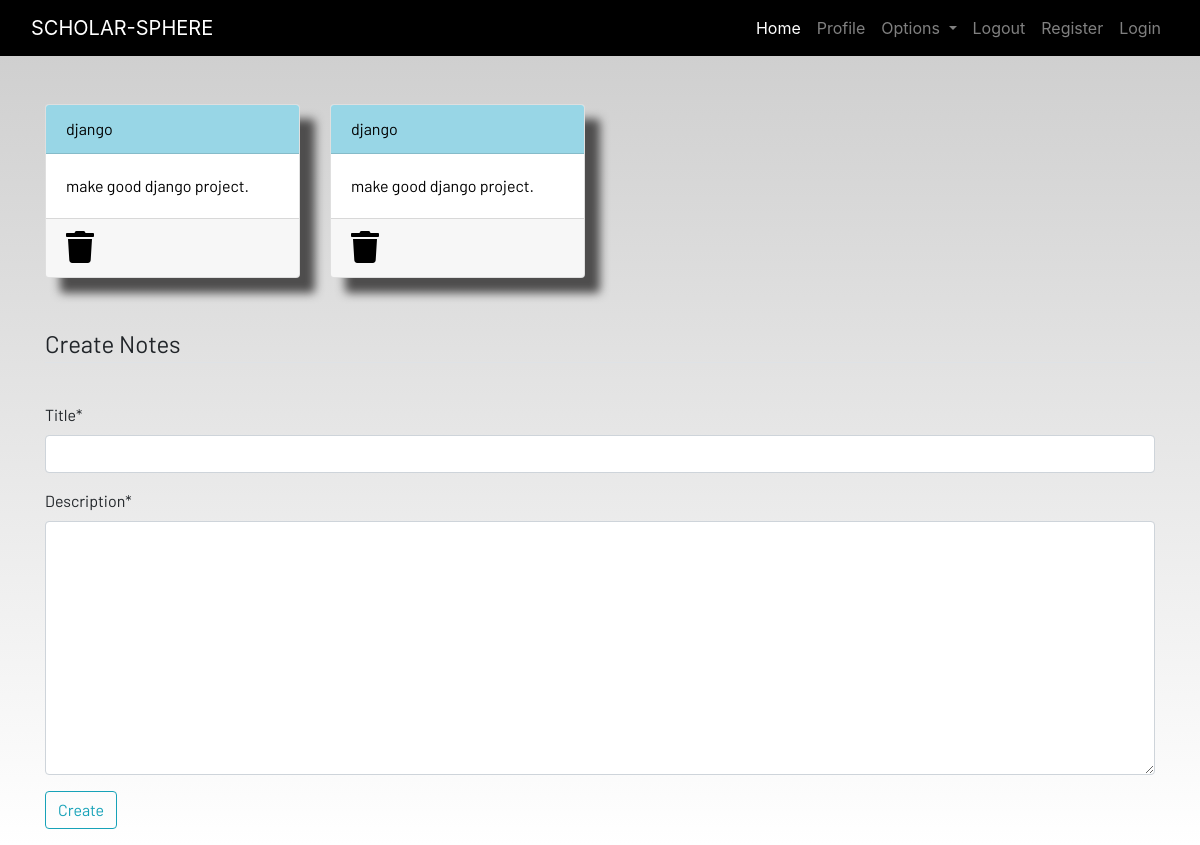
Screenshot of /notes/ (signed in) with the database file from the repository.
### dashboard/models.py (models this page shows, shortened)
class notes(models.Model):
    user = models.ForeignKey(User , on_delete =models.CASCADE)
    title = models.CharField(max_length=100)
    description = models.TextField(max_length= 500)

### dashboard/views.py (the view)
# urls.py: path('notes/', views.note , name = "notes"),
def note(request):
    if request.method =="POST":
        form = NotesForm(request.POST)
        if form.is_valid():
            note = notes(user = request.user , title = request.POST['title'] , description = request.POST['description'])
            note.save()
        messages.success(request , f"Notes Succesfully created by  : {request.user.username}")
    else:
        form = NotesForm()
    allnote = notes.objects.filter(user = request.user)
    context = {"notes": allnote , "form": form}
    return render(request , 'dashboard/notes.html' , context)

### dashboard/forms.py
class NotesForm(forms.ModelForm):
    class Meta:
        model = notes
        fields = ['title', 'description']

### dashboard/templates/dashboard/notes.html (shortened to what this page needs)
{% extends 'dashboard/base.html' %}
{% load static %}
{% load crispy_forms_tags %}
{% block content %}
<div class="container">
    <div class="row">
        {% for  note in notes %}
        <div class="col-md-3">
            <a href="{% url 'notes-detail' note.id %}">
                <div class="card">
                    <div class="card-header">{{note.title}}</div>
                    <div class="card-body">{{note.description}}</div>
                    <div class="card-footer mt-auto "><a href="{% url 'delete-note' note.id %}">
                        <i class="fa fa-trash fa-2x"></i></a>
                    </div>
                </div>
            </a>
        </div>
        {% endfor %}
        <br><br>
    </div>
</div>
<br><br>
<div class="container">
    <form method="POST">
        <fieldset class="form-group">
            <legend class="border-bottom mb-4">Create Notes</legend>
        </fieldset>
    {{form|crispy}}
        <div class="form-group">
            <button href="" class="btn btn-outline-info" type="submit">
                Create
            </button>
        </div>
    </form>
</div>
{% endblock content %}

### static/css/main.css (style rules this page uses)
html { scroll-behavior: smooth; height: 100%; width: 100%; }
.card { box-shadow: 15px 15px 10px rgb(78, 77, 77); }
a { text-decoration: none !important; color: black; }
.card-header { color: black !important; background: rgb(152, 214, 230) !important; transition: 0.3s ease-in; }
html, body { max-width: 100%; overflow-x: hidden; height: 100%; width: 100%; }
body { background: linear-gradient(rgba(0, 0, 0, 0.2), rgba(255, 255, 255, 0.5)); overflow-x: hidden; background-repeat: no-repeat; }
.card-header { background-color: rgb(133, 204, 231); }
.col-md-3 .card { width: 100%; height: 100%; }
.fa { color: black; }

### rows the page displays
notes: title "django", description "make good django project."
notes: title "django", description "make good django project."
